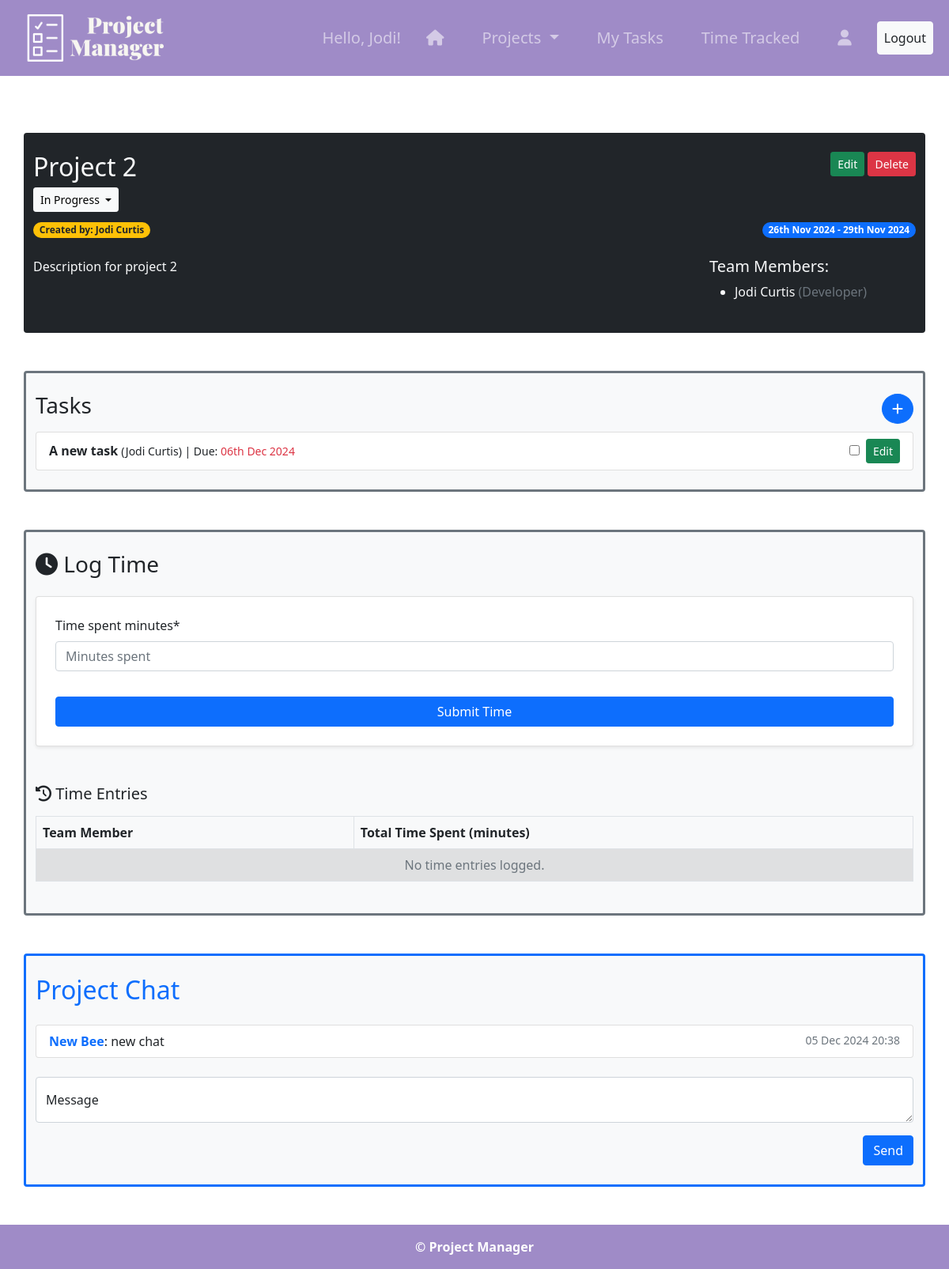
The page /projects/project/2 (signed in) on the database as committed earlier.
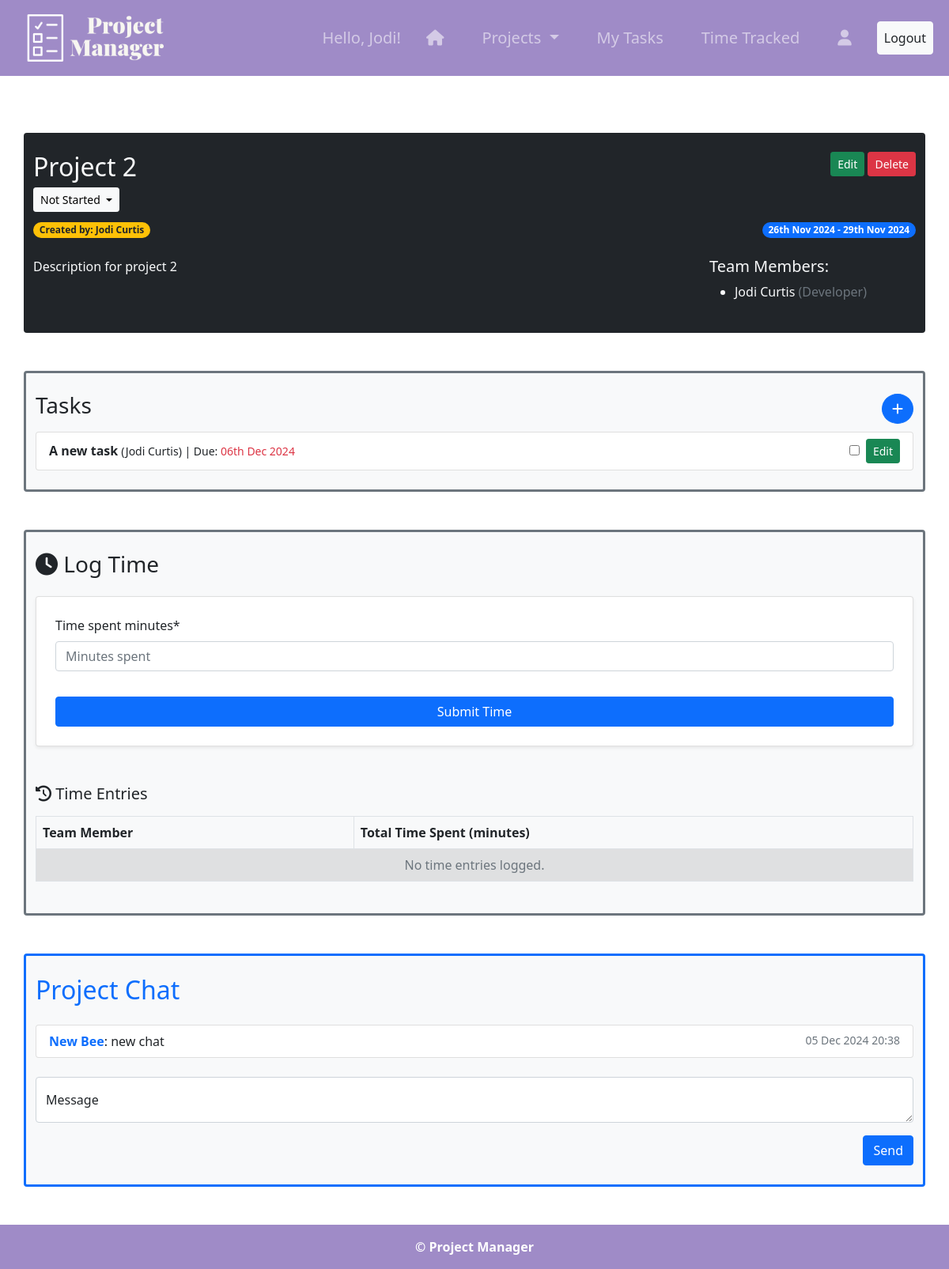
The same page on the database as committed later.
### projects/models.py (models this page shows, shortened)
class Project(models.Model):
    STATUS_CHOICES = [
        ('Not Started', 'Not Started'),
        ('In Progress', 'In Progress'),
        ('Completed', 'Completed'),
    ]
    name = models.CharField(max_length=200)
    description = models.TextField()
    created_by = models.ForeignKey(User, on_delete=models.CASCADE)
    start_date = models.DateField(default=date.today) #default to today
    end_date = models.DateField(default= date.today() + timedelta(1)) #defult to tomorrow
    team_members = models.ManyToManyField(User, related_name='projects')
    status = models.CharField(max_length=50, choices=STATUS_CHOICES, default='Not Started') #default to not started

### projects/views.py (the view, shortened to what this page needs)
# urls.py: path('project/<int:pk>', ProjectDetailView.as_view(), name='project-detail'),
class ProjectDetailView(LoginRequiredMixin, DetailView):
    model = Project
    def get_context_data(self, **kwargs):
        context = super().get_context_data(**kwargs)
        context['tasks'] = self.object.tasks.all() #get all tasks
        chat_messages = self.object.messages.order_by('timestamp') #get chats and order by date/time
        context['form'] = TimeEntryForm()
        now = timezone.now()
        for message in chat_messages:
            message_date = message.timestamp.date()
            message_time = message.timestamp.strftime('%H:%M')
            if message_date == now.date():
                message.display_timestamp = f"Today {message_time}"
            elif message_date == (now - timedelta(days=1)).date():
                message.display_timestamp = f"Yesterday {message_time}"
            else:
                message.display_timestamp = message.timestamp.strftime('%d %b %Y %H:%M')
        context['chat_messages'] = chat_messages
        context['status_choices'] = Project.STATUS_CHOICES
        context['current_status'] = self.object.status
        context['time_entries'] = TimeEntry.objects.filter(project=self.object)
        total_time_by_user = (TimeEntry.objects.filter(project=self.object).values('user__username', 'user__first_name', 'user__last_name', 'user').annotate(total_time=Sum('time_spent_minutes')))
        context['total_time_by_user'] = total_time_by_user
        return context

### projects/forms.py
class TimeEntryForm(forms.ModelForm):
    class Meta:
        model = TimeEntry
        fields = ['time_spent_minutes']
        widgets = {
            'time_spent_minutes': forms.NumberInput(attrs={'class': 'form-control', 'placeholder': 'Minutes spent'})
        }

### tasks/models.py (called while the page is built)
    def is_overdue(self):
        return not self.complete and self.due_date < date.today()

### projects/templates/projects/project_detail.html (shortened to what the changed rows need)
{% extends "projects/base.html" %}
{% load crispy_forms_tags %}
{% block content %}
    <div class="container">
        <div class="row bg-dark text-light rounded my-5 py-4">
            <div class="col-12 col-md-9">
                <h2>
                    {{ project.name }}
                    {% if project.created_by == user %}
                        <form method="POST">
                            <div class="dropdown">
                                <button class="btn btn-sm btn-light dropdown-toggle" type="button" id="statusDropdown" data-bs-toggle="dropdown" aria-expanded="false">
                                    {{ project.get_status_display }}
                                </button>
                            </div>
                        </form>
                    {% endif %}
                </h2>
            </div>
            <div class="col-12 col-md-6">
                <span class="badge rounded-pill bg-warning text-dark">Created by: {{ project.created_by.first_name }} {{ project.created_by.last_name }}</span>
            </div>
            <div class="col-12 col-md-6 text-start text-md-end">
                <span class="badge rounded-pill bg-primary">{{ project.start_date|date:'dS M Y' }} - {{ project.end_date|date:'dS M Y' }}</span>
            </div>
            <div class="col-12 col-md-9 mt-4">
                <p class="me-4">{{ project.description }}</p>
            </div>
        </div>
        {% if user in project.team_members.all %}
            <div class="row bg-light text-dark border border-secondary border-3 rounded my-5 py-4">
                <div class="col-12">
                    <div class="table">
                        <table class="table table-striped table-bordered">
                            <thead>
                                <tr>
                                    <th>Team Member</th>
                                    <th>Total Time Spent (minutes)</th>
                                </tr>
                            </thead>
                        </table>
                    </div>
                </div>
            </div>
            <div class="row bg-light text-dark border border-primary border-3 rounded my-5 py-4">
                <div class="col-12 mb-3">
                    <h2 class="text-primary">Project Chat</h2>
                </div>
            </div>
        {% else %}
            <div class="alert alert-danger">You must be a member of this projects team to view its tasks and messages.</p>
        {% endif %}
    </div>
{% endblock content %}

Rows that differ between the two databases and show on the page:
changed Project "Project 2": status "In Progress" → "Not Started"
